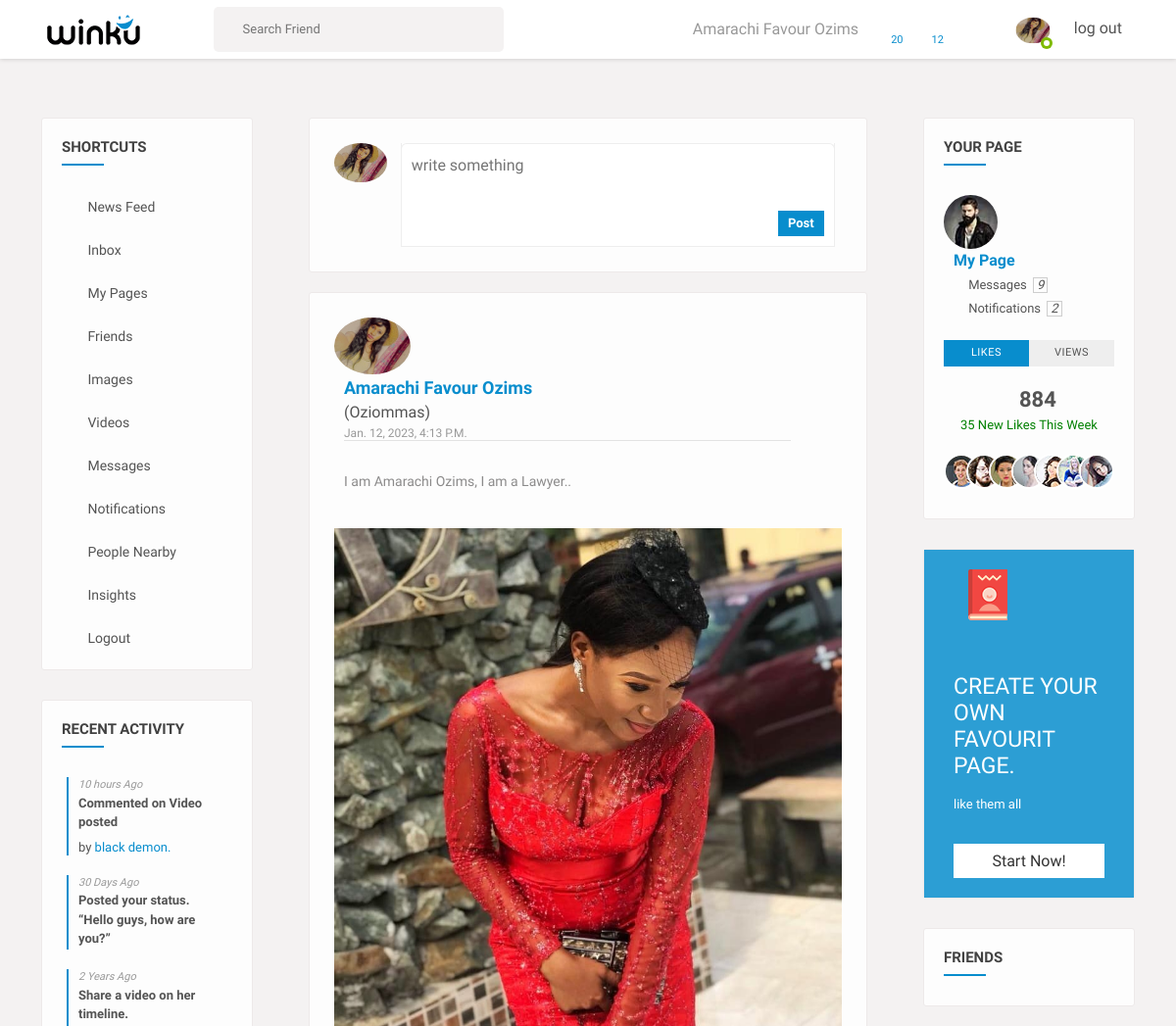
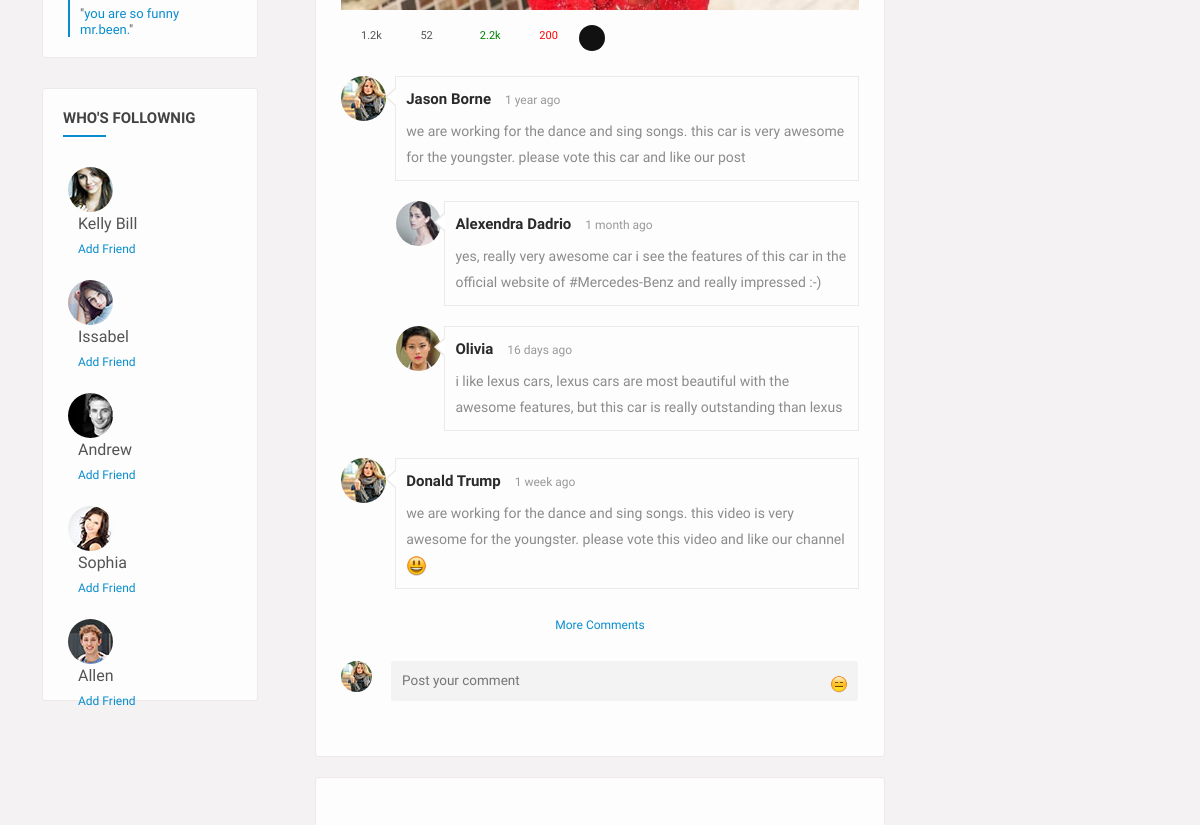
The app's page /core/index (signed in, upper part), older data (2 pictures, top to bottom).
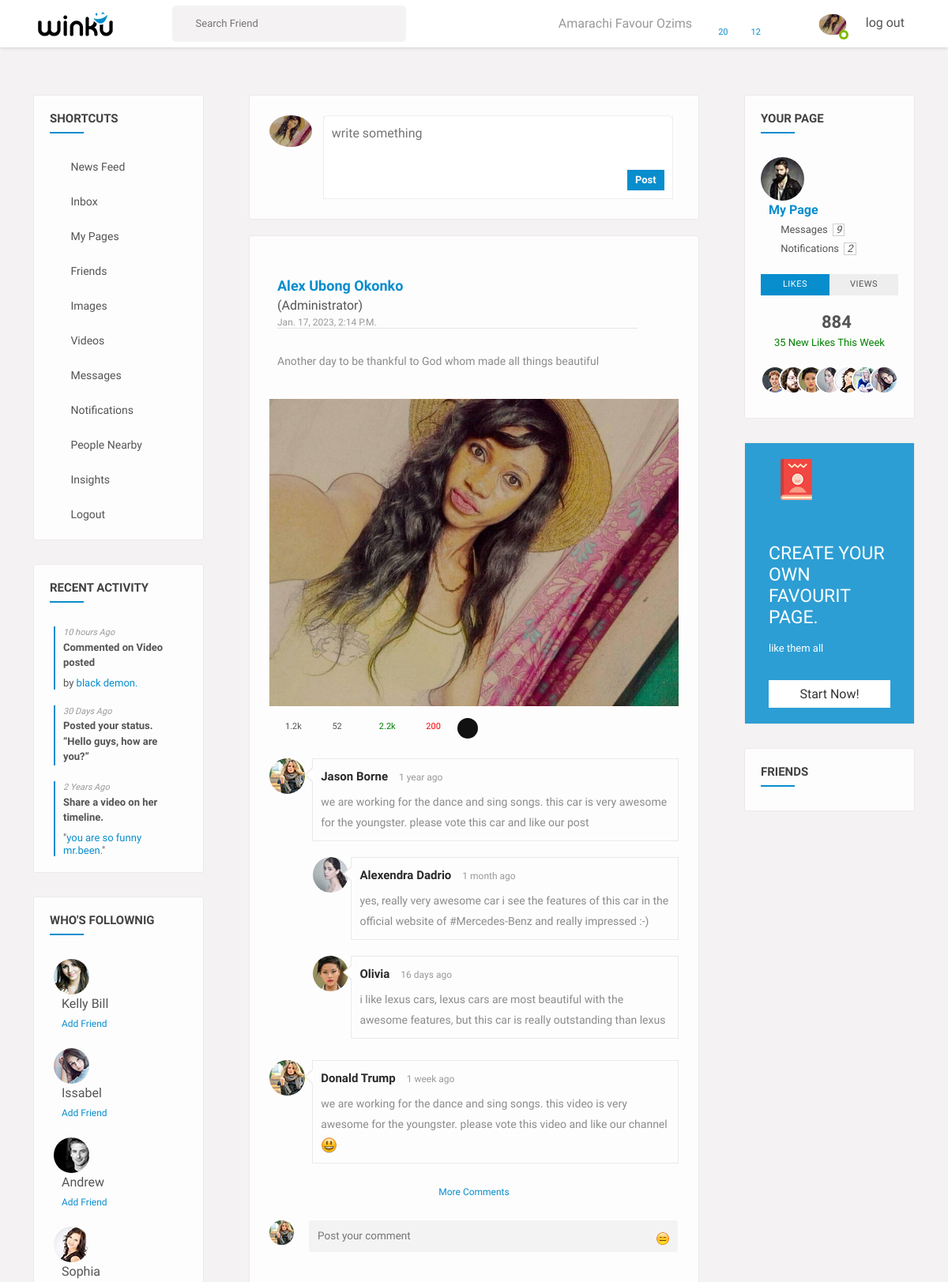
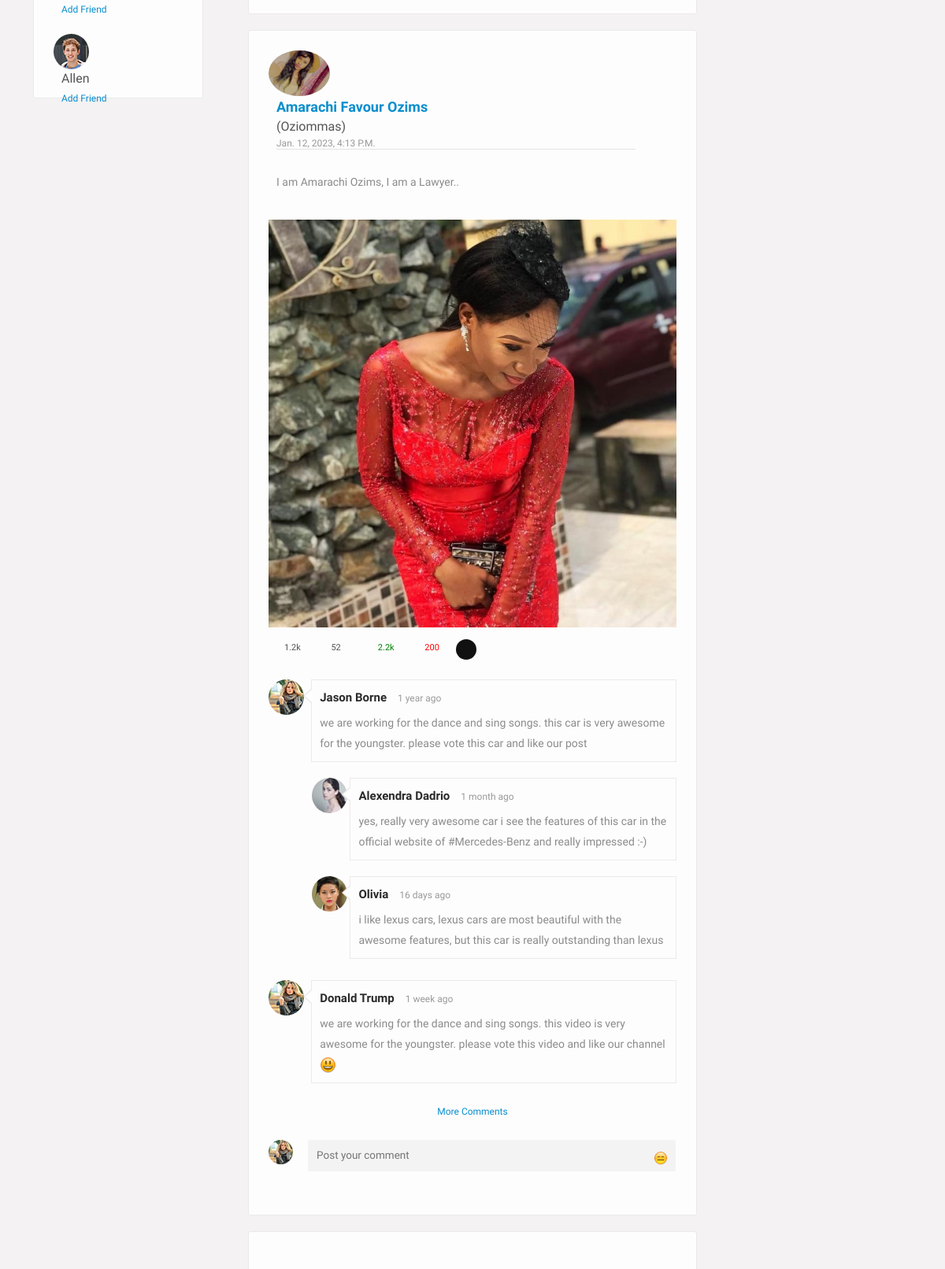
The same page, newer data (2 pictures, top to bottom).
### users/models.py (models this page shows, shortened)
class MyUser(AbstractBaseUser, PermissionsMixin):
    id = models.UUIDField(primary_key=True, default=uuid.uuid4, editable=False)
    email = models.EmailField(_('email Address...'), unique=True)
    first_name = models.CharField(max_length=150, blank=True)
    other_name = models.CharField(max_length=150, blank=True)
    last_name = models.CharField(max_length=150, blank=True)
    username = models.CharField(max_length=150, unique=True, blank=True)
    date_joined = models.DateTimeField(_('date joined'), default=timezone.now)
    is_staff = models.BooleanField(_('is staff'), default=False)
    is_admin = models.BooleanField(_('is admin'), default=False)
    is_active = models.BooleanField(_('is active'), default=True)
    objects = UserManager()
    USERNAME_FIELD = 'email'
    REQUIRED_FIELDS = ['first_name', 'other_name', 'last_name', 'username']
    class Meta:
        verbose_name = _('user')
        verbose_name_plural = _('users')
    def get_full_name(self):
        full_name = '%s %s %s' % (self.first_name, self.other_name, self.last_name)
        return full_name.strip()

class Profile(models.Model):
    user = models.OneToOneField(settings.AUTH_USER_MODEL, on_delete=models.CASCADE)
    id = models.UUIDField(primary_key=True, default=uuid.uuid4, editable=False)
    bio = models.TextField()
    location = models.CharField(max_length=300, blank=True)
    phone = models.CharField(max_length=20, blank=True)
    workin_at = models.CharField(max_length=150, blank=True)
    profile_pic = models.ImageField(upload_to='profile_pics/', default='defaultpic.jpg', null=True, blank=True)
    friends = models.ManyToManyField('Profile', blank=True)
    created = models.DateTimeField(auto_now=True)
    updated =  models.DateTimeField(auto_now=True)

### core/models.py (models this page shows, shortened)
class Posts(models.Model):
    id = models.UUIDField(primary_key=True, default=uuid.uuid4)
    user = models.ForeignKey(get_user_model(), on_delete=models.CASCADE)
    image = models.ImageField(upload_to='post_image', blank=True)
    caption = models.TextField()
    created_at = models.DateTimeField(default=datetime.now)
    updated_at = models.DateTimeField(auto_now_add=True)

### core/views.py (the view)
# urls.py: path('index', views.index, name='index'),
@login_required(login_url='login')
def index(request):
    user_object = request.user
    user_profile = Profile.objects.get(user = user_object)
    profiles = Profile.objects.exclude(user=user_object)
    post = Posts.objects.all()
    context = {
        'user_profile': user_profile,
        'posts': post,
        'profiles': profiles,
    }
    return render(request, 'core/index.html', context)

### core/templates/core/index.html (shortened to what this page needs)
{% extends 'base3.html' %}
{% load static %}
{% block content %}
{% include 'core/sidebar_left.html' %}
<div class="col-lg-6">
    <div class="central-meta">
        <div class="new-postbox">
            <figure>
                <img src="{{user_profile.profile_pic.url}}" alt="">
            </figure>
            <div class="newpst-input">
                <form method="POST" action="upload" enctype="multipart/form-data">
                    <textarea rows="2" name="caption" placeholder="write something"></textarea>
                    <div class="attachments">
                        <ul>
                            <li>
                                <i class="fa fa-music"></i>
                            </li>
                            <li>
                                <i class="fa fa-image"></i>
                            </li>
                            <li>
                                <i class="fa fa-video-camera"></i>
                            </li>
                            <li>
                                <i class="fa fa-camera"></i>
                            </li>
                            <li>
                                <button type="submit">Post</button>
                            </li>
                        </ul>
                    </div>
                </form>
            </div>
        </div>
    </div>
    <div class="loadMore">
        {% for post in posts reversed %}
        <div class="central-meta item">
            <div class="user-post">
                <div class="friend-info">
                    <figure>
                        <img src="{{post.user.profile.profile_pic.url}}" alt="">
                    </figure>
                    <div class="friend-name">
                        <ins><a href="{% url 'users:profile' post.user.profile.id %}" title="">{{post.user.get_full_name}}</a></ins>
                        ({{post.user.username}})
                        <span>{{post.created_at}}</span> <hr>
                        <div class="description">
                            <p>
                                {{post.caption}}
                            </p>
                        </div>
                    </div>
                    <div class="post-meta">
                        <img src="{{post.image.url}}" alt="">
                        <div class="we-video-info">
                            <ul>
                                <li>
                                    <span class="views" data-toggle="tooltip" title="views">
                                        <i class="fa fa-eye"></i>
                                        <ins>1.2k</ins>
                                    </span>
                                </li>
                                <li>
                                    <span class="comment" data-toggle="tooltip" title="Comments">
                                        <i class="fa fa-comments-o"></i>
                                        <ins>52</ins>
                                    </span>
                                </li>
                                <li>
                                    <span class="like" data-toggle="tooltip" title="like">
                                        <i class="ti-heart"></i>
                                        <ins>2.2k</ins>
                                    </span>
                                </li>
                                <li>
                                    <span class="dislike" data-toggle="tooltip" title="dislike">
                                        <i class="ti-heart-broken"></i>
                                        <ins>200</ins>
                                    </span>
                                </li>
                                <li class="social-media">
                                    <div class="menu">
                                      <div class="btn trigger"><i class="fa fa-share-alt"></i></div>
                                      <div class="rotater">
                                      </div>
                                      <div class="rotater">
                                      </div>
                                      <div class="rotater">
                                      </div>
                                      <div class="rotater">
                                      </div>
                                      <div class="rotater">
                                      </div>
                                      <div class="rotater">
                                      </div>
                                        <div class="rotater">
                                      </div>
                                      <div class="rotater">
                                      </div>
                                    </div>
                                </li>
                            </ul>
                        </div>
                    </div>
                </div>
                <div class="coment-area">
                    <ul class="we-comet">
                        <li>
                            <div class="comet-avatar">
                                <img src="{% static 'for_index/images/resources/comet-1.jpg' %}" alt="">
                            </div>
                            <div class="we-comment">
                                <div class="coment-head">
                                    <h5><a href="time-line.html" title="">Jason borne</a></h5>
                                    <span>1 year ago</span>
                                    <a class="we-reply" href="#" title="Reply"><i class="fa fa-reply"></i></a>
                                </div>
                                <p>we are working for the dance and sing songs. this car is very awesome for the youngster. please vote this car and like our post</p>
                            </div>
                            <ul>
                                <li>
                                    <div class="comet-avatar">
                                        <img src="images/resources/comet-2.jpg" alt="">
                                    </div>
                                    <div class="we-comment">
                                        <div class="coment-head">
                                            <h5><a href="time-line.html" title="">alexendra dadrio</a></h5>
                                            <span>1 month ago</span>
                                            <a class="we-reply" href="#" title="Reply"><i class="fa fa-reply"></i></a>
                                        </div>
                                        <p>yes, really very awesome car i see the features of this car in the official website of <a href="#" title="">#Mercedes-Benz</a> and really impressed :-)</p>
                                    </div>
                                </li>
                                <li>
                                    <div class="comet-avatar">
                                        <img src="images/resources/comet-3.jpg" alt="">
                                    </div>
                                    <div class="we-comment">
                                        <div class="coment-head">
                                            <h5><a href="time-line.html" title="">Olivia</a></h5>
                                            <span>16 days ago</span>
                                            <a class="we-reply" href="#" title="Reply"><i class="fa fa-reply"></i></a>
                                        </div>
                                        <p>i like lexus cars, lexus cars are most beautiful with the awesome features, but this car is really outstanding than lexus</p>
                                    </div>
                                </li>
                            </ul>
                        </li>
                        <li>
                            <div class="comet-avatar">
                                <img src="images/resources/comet-1.jpg" alt="">
                            </div>
                            <div class="we-comment">
                                <div class="coment-head">
                                    <h5><a href="time-line.html" title="">Donald Trump</a></h5>
                                    <span>1 week ago</span>
                                    <a class="we-reply" href="#" title="Reply"><i class="fa fa-reply"></i></a>
                                </div>
                                <p>we are working for the dance and sing songs. this video is very awesome for the youngster. please vote this video and like our channel
                                    <i class="em em-smiley"></i>
                                </p>
                            </div>
                        </li>
                        <li>
                            <a href="#" title="" class="showmore underline">more comments</a>
                        </li>
                        <li class="post-comment">
                            <div class="comet-avatar">
                                <img src="images/resources/comet-1.jpg" alt="">
                            </div>
                            <div class="post-comt-box">
                                <form method="post">
                                    <textarea placeholder="Post your comment"></textarea>
                                    <div class="add-smiles">
                                        <span class="em em-expressionless" title="add icon"></span>
                                    </div>
                                    <button type="submit"></button>
                                </form>
                            </div>
                        </li>
                    </ul>
                </div>
            </div>
        </div>
        {% endfor %}
    </div>
    </div>
    {% include 'core/sidebar_right.html' %}
    {% include 'footer.html' %}
{% endblock content %}

### templates/navbar.html (shortened to what this page needs)
{% load static %}
{% if user.is_authenticated %}
<div class="theme-layout">
    <div class="topbar stick">
		<div class="logo">
			<a title="" href="{% url 'core:index' %}"><img src="{% static 'for_index/images/logo.png' %}" alt=""></a>
		</div>
		<div class="top-area">
			<div class="top-search">
				<form method="post" class="">
					<input type="text" placeholder="Search Friend">
					<button data-ripple><i class="ti-search"></i></button>
				</form>
			</div>
			<ul class="setting-area">
				<li><a href="{% url 'users:profile' user.profile.id %}" data-ripple="">{{user.get_full_name}}</a></li>
				<li>
					<a href="#" title="Notification" data-ripple="">
						<i class="ti-bell"></i><span>20</span>
					</a>
				</li>
				<li>
					<a href="#" title="Messages" data-ripple=""><i class="ti-comment"></i><span>12</span></a>
				</li>
				<li><a href="#" title="Languages" data-ripple=""><i class="fa fa-globe"></i></a>
				</li>
			</ul>
			<div class="user-img">
				<img height="40" width="50" src="{{user_profile.profile_pic.url}}" alt="">
				<span class="status f-online"></span>
			</div>
            <a href="{% url 'users:logout' %}"><i class="ti-power-off"></i>log out</a>
		</div>
	</div>
{% endif %}

Row changes from the older to the newer data that the page shows:
added Posts: user.get_full_name "Alex Ubong Okonko", user.username "Administrator", created_at "Jan. 17, 2023, 2:14 P.m.", caption "Another day to be thankful to God whom made all things beautiful", image (picture)
